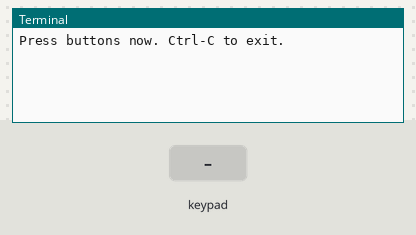
Simulated run of this program. Board: Raspberry Pi (BCM pin numbers). On the bench: the last lines printed to the terminal. Inputs (shaded band) come from the test bench.

Above: at 1.2 s.
1.3 s: key '1' pressed
At 2.4 s:
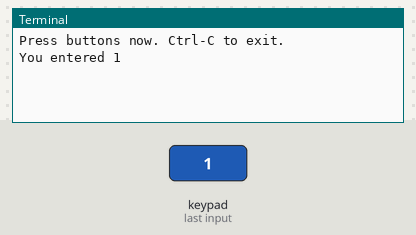
2.8 s: keypad keys 1 2 # pressed 0.4 s apart
At 4.1 s:
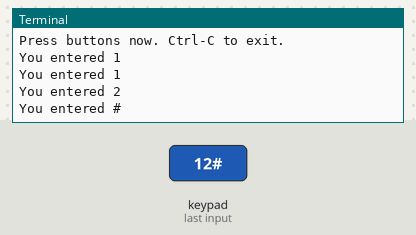
5.5 s: key 'A' pressed
At 6.7 s:
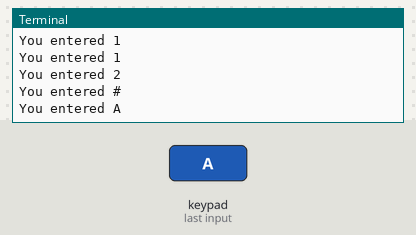
7.0 s: keypad keys 1 2 * pressed 0.4 s apart
At 8.5 s:
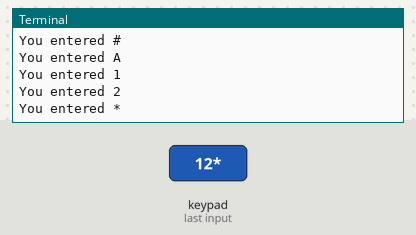
9.7 s: key 'B' pressed
At 10.9 s:
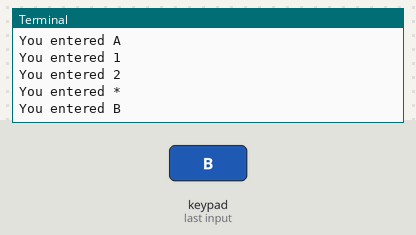
11.2 s: keypad keys 1 2 D pressed 0.4 s apart
At 12.9 s:
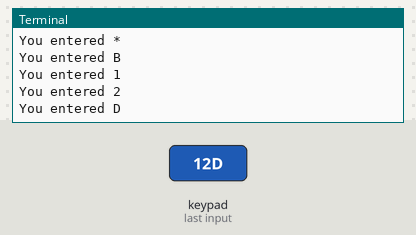

The program:

keypadTest.py
```python
import RPi.GPIO as GPIO
from pad4pi import rpi_gpio
import time

keypadStr = "" #Global variable

KEYPAD = [
    ["1", "2", "3", "A"],
    ["4", "5", "6", "B"],
    ["7", "8", "9", "C"],
    ["*", "0", "#", "D"]
]

ROW_PINS = [5, 6, 13, 19] #BCM Numbering
COL_PINS = [26, 16, 20, 21] #BCM Numbering

def print_key(key):
    #Blink blue LED quickly to indicate successful press here?
    print("You entered " + key) #Don't put in final project
    #Put logic here


try:
    #SETUP INTERUPT AND HANDLER
    factory = rpi_gpio.KeypadFactory()
    keypad = factory.create_keypad(keypad=KEYPAD,row_pins=ROW_PINS, col_pins=COL_PINS)

    keypad.registerKeyPressHandler(print_key)

    #security_state = "armed"

    print("Press buttons now. Ctrl-C to exit.") #Don't copy over, debugging

    while True:
        time.sleep(1)
        ##RUN REST OF PROGRAM IN WHILE LOOP?

except KeyboardInterrupt:
    print("Exit looping")
finally:
    keypad.cleanup()
```

Measured:
- after the input at 1.3 s, the terminal: prints a new line at once (image 1)
- after the input at 2.8 s, the terminal: prints a new line after 0.40 s (image 2)
- after the input at 5.5 s, the terminal: prints a new line at once (image 3)
- after the input at 7.0 s, the terminal: prints a new line at once (image 4)
- after the input at 9.7 s, the terminal: prints a new line at once (image 5)
- after the input at 11.2 s, the terminal: prints a new line at once (image 6)
